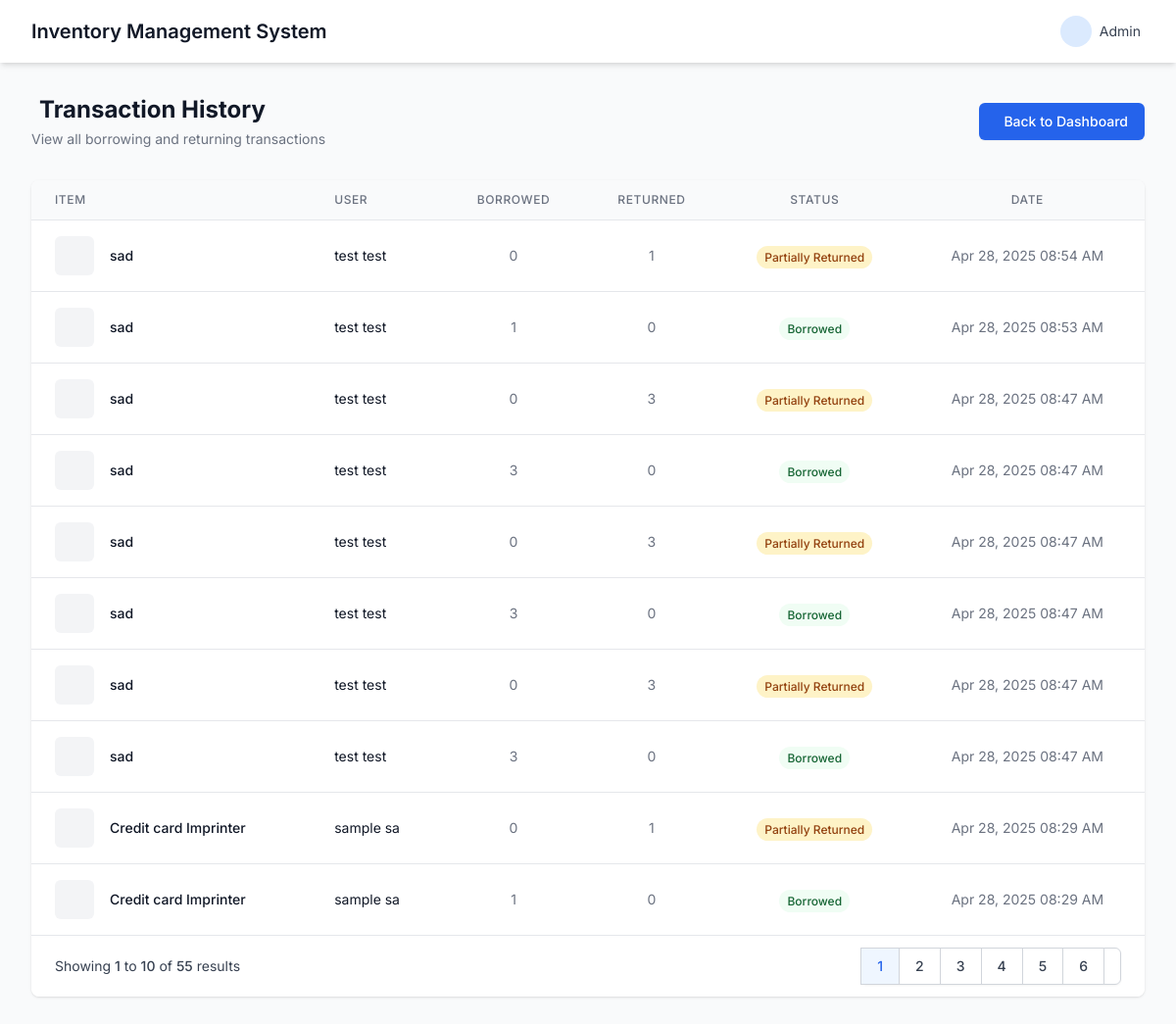
/dashboard/view_transactions.php (signed in), run on an earlier commit of the app's database.
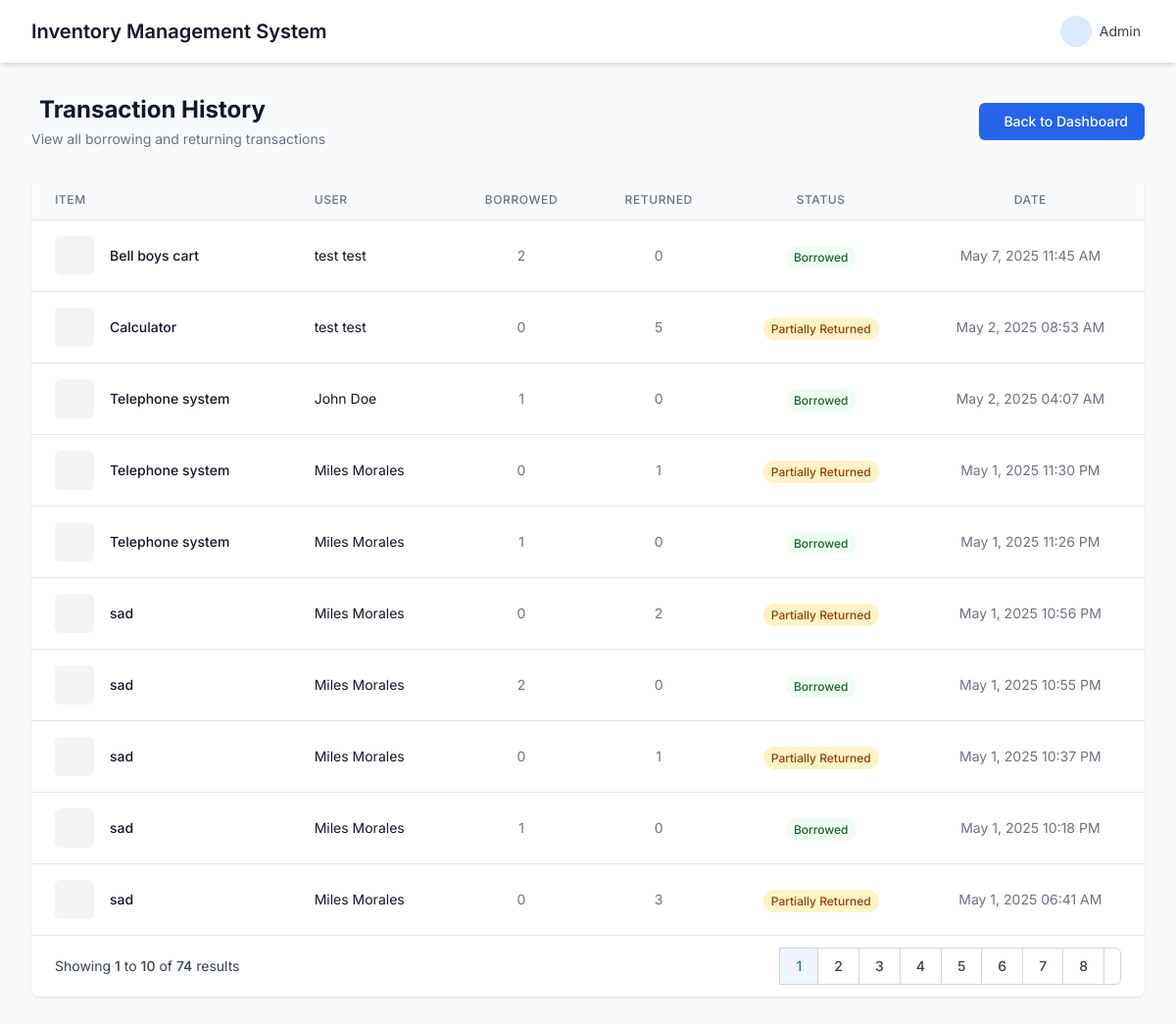
And on a later commit of the database.
### tables this page shows
CREATE TABLE `transactions` (
  `transaction_id` int(11) NOT NULL,
  `user_id` int(11) NOT NULL,
  `item_id` int(11) NOT NULL,
  `borrowed_quantity` int(11) NOT NULL,
  `returned_quantity` int(11) DEFAULT 0,
  `status` enum('Borrowed','Returned') NOT NULL,
  `transaction_date` timestamp NOT NULL DEFAULT current_timestamp(),
  `transaction_type` enum('borrow','return') NOT NULL
);

CREATE TABLE `items` (
  `id` int(11) NOT NULL,
  `name` varchar(255) DEFAULT NULL,
  `sub_category` varchar(50) NOT NULL,
  `quantity` varchar(255) DEFAULT NULL,
  `available_quantity` varchar(255) DEFAULT NULL,
  `description` text DEFAULT NULL,
  `department` varchar(255) DEFAULT NULL,
  `created_at` timestamp NOT NULL DEFAULT current_timestamp(),
  `borrowed_quantity` int(11) DEFAULT 0,
  `borrowed` int(11) DEFAULT 0,
  `returned` int(11) DEFAULT 0,
  `remarks` text DEFAULT NULL,
  `unit` varchar(255) NOT NULL DEFAULT 'unit',
  `main_category_id` int(11) NOT NULL DEFAULT 1
);

### dashboard/view_transactions.php (the view, shortened to what the changed rows need)
<?php
require_once "../config/database.php";
$transactions = [];
$limit = 10;
$total = 0;
$pages = 1;
$page = isset($_GET['page']) ? (int)$_GET['page'] : 1;
$start = ($page - 1) * $limit;
try {
    $query = "SELECT t.transaction_id, i.name AS item_name, CONCAT(u.first_name, ' ', u.last_name) AS user_name,
                 t.borrowed_quantity, t.returned_quantity, t.transaction_date
          FROM transactions t
          JOIN items i ON t.item_id = i.id
          JOIN users u ON t.user_id = u.id
          ORDER BY t.transaction_date DESC
          LIMIT ?, ?";
    $stmt = $conn->prepare($query);
    $stmt->bindValue(1, $start, PDO::PARAM_INT);
    $stmt->bindValue(2, $limit, PDO::PARAM_INT);
    $stmt->execute();
    $transactions = $stmt->fetchAll(PDO::FETCH_ASSOC);
    $countQuery = "SELECT COUNT(*) FROM transactions";
    $countStmt = $conn->prepare($countQuery);
    $countStmt->execute();
    $total = $countStmt->fetchColumn();
    $pages = ceil($total / $limit);
} catch (PDOException $e) {
    $_SESSION['error'] = "Failed to load transactions: " . $e->getMessage();
    error_log("Database Error: " . $e->getMessage());
    $transactions = [];
}
?>
<!DOCTYPE html>
<html lang="en">
<head>
    <script src="https://cdn.tailwindcss.com"></script>
    <link href="https://cdn.jsdelivr.net/npm/remixicon@3.5.0/fonts/remixicon.css" rel="stylesheet">
</head>
<body class="bg-gray-50 min-h-screen">
<div class="max-w-7xl mx-auto px-4 sm:px-6 lg:px-8 py-8">
    <div class="mb-8 flex flex-col md:flex-row md:items-center md:justify-between">
        <div class="mb-4 md:mb-0">
            <h1 class="text-2xl font-bold text-gray-900">
            <i class="ri-list-check-2 mr-2 text-blue-500"></i>Transaction History</h1>
        </div>
    </div>
    <div class="bg-white shadow rounded-lg overflow-hidden">
        <div class="overflow-x-auto">
            <table class="min-w-full divide-y divide-gray-200">
                <thead class="bg-gray-50">
                    <tr>
                        <th scope="col" class="px-6 py-3 text-left text-xs font-medium text-gray-500 uppercase tracking-wider">Item</th>
                        <th scope="col" class="px-6 py-3 text-left text-xs font-medium text-gray-500 uppercase tracking-wider">User</th>
                        <th scope="col" class="px-6 py-3 text-center text-xs font-medium text-gray-500 uppercase tracking-wider">Borrowed</th>
                        <th scope="col" class="px-6 py-3 text-center text-xs font-medium text-gray-500 uppercase tracking-wider">Returned</th>
                        <th scope="col" class="px-6 py-3 text-center text-xs font-medium text-gray-500 uppercase tracking-wider">Status</th>
                        <th scope="col" class="px-6 py-3 text-center text-xs font-medium text-gray-500 uppercase tracking-wider">Date</th>
                    </tr>
                </thead>
                <tbody class="bg-white divide-y divide-gray-200">
                    <?php if (count($transactions) > 0): ?>
                        <?php foreach ($transactions as $transaction): ?>
                            <tr class="hover:bg-gray-50">
                                <td class="px-6 py-4 whitespace-nowrap">
                                    <div class="flex items-center">
                                        <div class="flex-shrink-0 h-10 w-10 bg-gray-100 rounded-md flex items-center justify-center">
                                        </div>
                                        <div class="ml-4">
                                            <div class="text-sm font-medium text-gray-900"><?= htmlspecialchars($transaction['item_name']) ?></div>
                                        </div>
                                    </div>
                                </td>
                                <td class="px-6 py-4 whitespace-nowrap">
                                    <div class="text-sm text-gray-900"><?= htmlspecialchars($transaction['user_name']) ?></div>
                                </td>
                                <td class="px-6 py-4 whitespace-nowrap text-center text-sm text-gray-500">
                                    <?= htmlspecialchars($transaction['borrowed_quantity']) ?>
                                </td>
                                <td class="px-6 py-4 whitespace-nowrap text-center text-sm text-gray-500">
                                    <?= htmlspecialchars($transaction['returned_quantity']) ?>
                                </td>
                                <td class="px-6 py-4 whitespace-nowrap text-center">
                                    <?php
                                    $status = 'Pending';
                                    $statusClass = 'status-pending';
                                    if ($transaction['returned_quantity'] == $transaction['borrowed_quantity']) {
                                        $status = 'Returned';
                                        $statusClass = 'status-returned';
                                    } elseif ($transaction['returned_quantity'] > 0) {
                                        $status = 'Partially Returned';
                                        $statusClass = 'status-pending';
                                    } else {
                                        $status = 'Borrowed';
                                        $statusClass = 'status-borrowed';
                                    }
                                    ?>
                                    <span class="px-2 py-1 text-xs font-medium rounded-full <?= $statusClass ?>">
                                        <?= $status ?>
                                    </span>
                                </td>
                                <td class="px-6 py-4 whitespace-nowrap text-center text-sm text-gray-500">
                                    <?= date('M j, Y h:i A', strtotime($transaction['transaction_date'])) ?>
                                </td>
                            </tr>
                        <?php endforeach; ?>
                    <?php endif; ?>
                </tbody>
            </table>
        </div>
        <?php if ($pages > 1): ?>
            <div class="bg-white px-4 py-3 flex items-center justify-between border-t border-gray-200 sm:px-6">
                <div class="hidden sm:flex-1 sm:flex sm:items-center sm:justify-between">
                    <div>
                        <p class="text-sm text-gray-700">
                            Showing <span class="font-medium"><?= $start + 1 ?></span> to
                            <span class="font-medium"><?= min($start + $limit, $total) ?></span> of
                            <span class="font-medium"><?= $total ?></span> results
                        </p>
                    </div>
                    <div>
                        <nav class="relative z-0 inline-flex rounded-md shadow-sm -space-x-px" aria-label="Pagination">
                            <?php for ($i = 1; $i <= $pages; $i++): ?>
                                <a href="?page=<?= $i ?>"
                                   class="relative inline-flex items-center px-4 py-2 border border-gray-300 text-sm font-medium <?= $i === $page ? 'z-10 bg-blue-50 border-blue-500 text-blue-600' : 'bg-white text-gray-700 hover:bg-gray-50' ?>">
                                    <?= $i ?>
                                </a>
                            <?php endfor; ?>
                            <?php if ($page < $pages): ?>
                                <a href="?page=<?= $page + 1 ?>"
                                   class="relative inline-flex items-center px-2 py-2 rounded-r-md border border-gray-300 bg-white text-sm font-medium text-gray-500 hover:bg-gray-50">
                                </a>
                            <?php endif; ?>
                        </nav>
                    </div>
                </div>
            </div>
        <?php endif; ?>
    </div>
</div>
</body>
</html>

What changed in the data, as far as the page shows it:
no longer on this page (row unchanged): transactions: item.name "sad", user_name "test test", borrowed_quantity "0", returned_quantity "1", status "Partially Returned", transaction_date "Apr 28, 2025 08:54 AM"
no longer on this page (row unchanged): transactions: item.name "sad", user_name "test test", borrowed_quantity "1", returned_quantity "0", status "Borrowed", transaction_date "Apr 28, 2025 08:53 AM"
no longer on this page (row unchanged): transactions: item.name "sad", user_name "test test", borrowed_quantity "0", returned_quantity "3", status "Partially Returned", transaction_date "Apr 28, 2025 08:47 AM"
no longer on this page (row unchanged): transactions: item.name "sad", user_name "test test", borrowed_quantity "3", returned_quantity "0", status "Borrowed", transaction_date "Apr 28, 2025 08:47 AM"
no longer on this page (row unchanged): transactions: item.name "sad", user_name "test test", borrowed_quantity "0", returned_quantity "3", status "Partially Returned", transaction_date "Apr 28, 2025 08:47 AM"
no longer on this page (row unchanged): transactions: item.name "sad", user_name "test test", borrowed_quantity "3", returned_quantity "0", status "Borrowed", transaction_date "Apr 28, 2025 08:47 AM"
no longer on this page (row unchanged): transactions: item.name "sad", user_name "test test", borrowed_quantity "0", returned_quantity "3", status "Partially Returned", transaction_date "Apr 28, 2025 08:47 AM"
no longer on this page (row unchanged): transactions: item.name "sad", user_name "test test", borrowed_quantity "3", returned_quantity "0", status "Borrowed", transaction_date "Apr 28, 2025 08:47 AM"
no longer on this page (row unchanged): transactions: item.name "Credit card Imprinter", user_name "sample sa", borrowed_quantity "0", returned_quantity "1", status "Partially Returned", transaction_date "Apr 28, 2025 08:29 AM"
no longer on this page (row unchanged): transactions: item.name "Credit card Imprinter", user_name "sample sa", borrowed_quantity "1", returned_quantity "0", status "Borrowed", transaction_date "Apr 28, 2025 08:29 AM"
now on this page (row edited): transactions: item.name "Bell boys cart", user_name "test test", borrowed_quantity "2", returned_quantity "0", status "Borrowed", transaction_date "May 7, 2025 11:45 AM"
added transactions: item.name "Calculator", user_name "test test", borrowed_quantity "0", returned_quantity "5", status "Partially Returned", transaction_date "May 2, 2025 08:53 AM"
added transactions: item.name "Telephone system", user_name "John Doe", borrowed_quantity "1", returned_quantity "0", status "Borrowed", transaction_date "May 2, 2025 04:07 AM"
added transactions: item.name "Telephone system", user_name "Miles Morales", borrowed_quantity "0", returned_quantity "1", status "Partially Returned", transaction_date "May 1, 2025 11:30 PM"
added transactions: item.name "Telephone system", user_name "Miles Morales", borrowed_quantity "1", returned_quantity "0", status "Borrowed", transaction_date "May 1, 2025 11:26 PM"
added transactions: item.name "sad", user_name "Miles Morales", borrowed_quantity "0", returned_quantity "2", status "Partially Returned", transaction_date "May 1, 2025 10:56 PM"
added transactions: item.name "sad", user_name "Miles Morales", borrowed_quantity "2", returned_quantity "0", status "Borrowed", transaction_date "May 1, 2025 10:55 PM"
added transactions: item.name "sad", user_name "Miles Morales", borrowed_quantity "0", returned_quantity "1", status "Partially Returned", transaction_date "May 1, 2025 10:37 PM"
added transactions: item.name "sad", user_name "Miles Morales", borrowed_quantity "1", returned_quantity "0", status "Borrowed", transaction_date "May 1, 2025 10:18 PM"
added transactions: item.name "sad", user_name "Miles Morales", borrowed_quantity "0", returned_quantity "3", status "Partially Returned", transaction_date "May 1, 2025 06:41 AM"
Also different on the page:
$total: "55" → "74"
new list line: "7"
new list line: "8"
